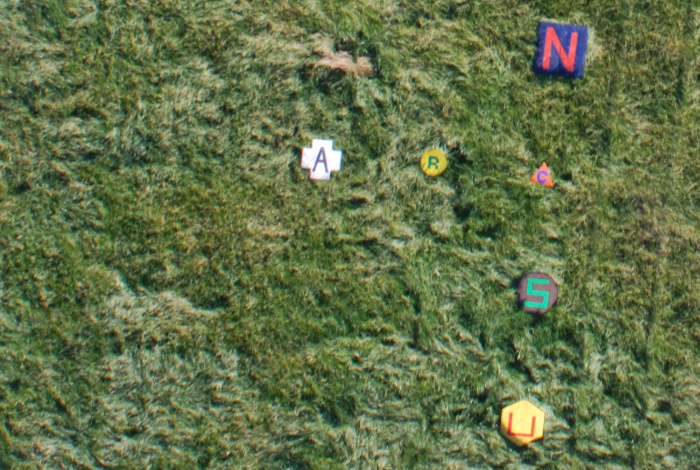
#> input picture OpenCV/AreaDetection/7.jpg, 700 x 470 px
$ python sample.py   (older library calls are emulated)
#> lines starting #> are read from the running program, lines starting #| are printed output that depends on the picture; after the words box and inside, x2 and y2 are one past the last pixel; in counts of white or black regions, pixels touching at a corner belong together
#> further down, img2 is the input picture: shape (470, 700, 3); mean B, G, R 71.6, 113.2, 98.1
### OpenCV/AreaDetection/greendetect.py
import cv2
import numpy as np
#yell=np.uint8([[[0,0,0]]])
#hsvyell=cv2.cvtColor(yell,cv2.COLOR_BGR2HSV)
#print(hsvyell)

# [5 lines left out: function greendetect, not called in this run]
def maskgreen(j):
    lg=np.array([29,25,25])
    ug=np.array([90,256,256])
    hsv=cv2.cvtColor(j,cv2.COLOR_BGR2HSV)
#> hsv: shape (470, 700, 3); mean H, S, V 43.6, 101.7, 114.8
    mask=cv2.inRange(hsv,lg,ug)
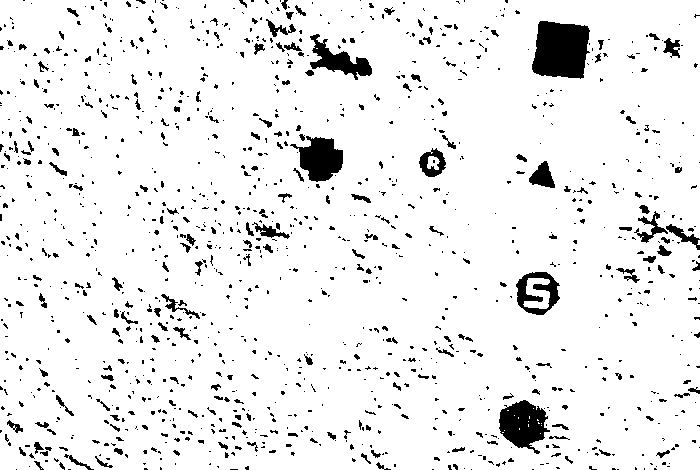
#> mask: shape (470, 700); 92.8% white; 1236 black regions (1020 under 20 px), largest, box (x1, y1, x2, y2) and area: (532, 21, 590, 79) 2730, (499, 400, 550, 454) 1700, (290, 136, 343, 182) 1460
    mask_inv=cv2.bitwise_not(mask)
    res=cv2.bitwise_and(j,j,mask=mask_inv)
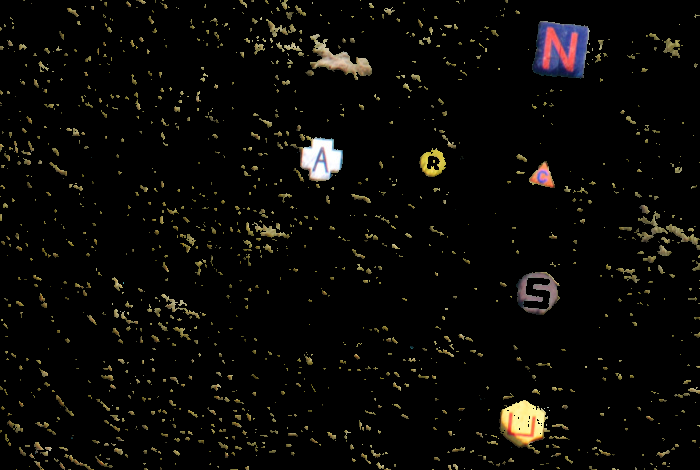
#> res: shape (470, 700, 3); mean B, G, R 6.5, 9, 10.1
    return res

# [25 lines left out: function col_detect, not called in this run]

### OpenCV/AreaDetection/sample.py
import cv2
import numpy as np
import dominantcolor
from PIL import Image
import greendetect
import cropmin
img2 = cv2.imread("7.jpg")
img1=greendetect.maskgreen(img2)
img=cv2.cvtColor(img1,cv2.COLOR_BGR2GRAY)
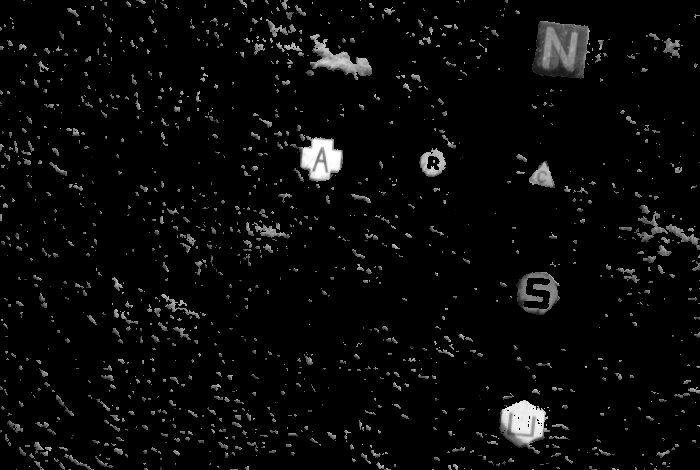
#> img: shape (470, 700); min 0, max 255, mean 9

# [6 lines of commented-out code are left out]
bilateral=cv2.bilateralFilter(img,15,15,15)
#eats a lot of processing power
edgesbilateral=cv2.Canny(bilateral,170,170)
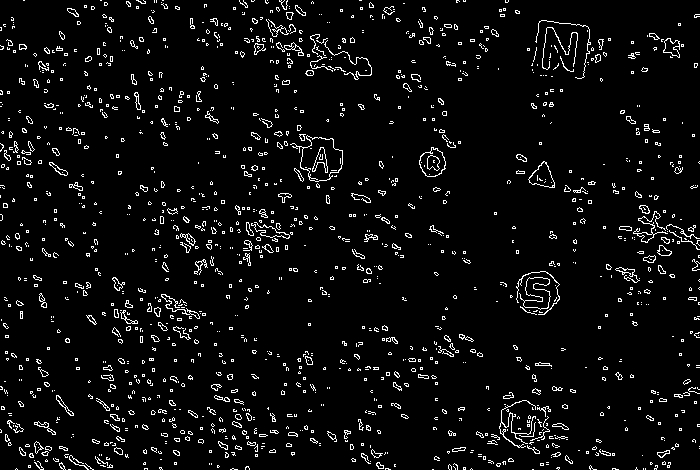
#> edgesbilateral: shape (470, 700); 5% white in thin lines or dots
#edgesblur=cv2.Canny(blur,50,50)
#edges=cv2.Canny(img,50,50)
ret, thresh = cv2.threshold(bilateral, 130, 255, 0)
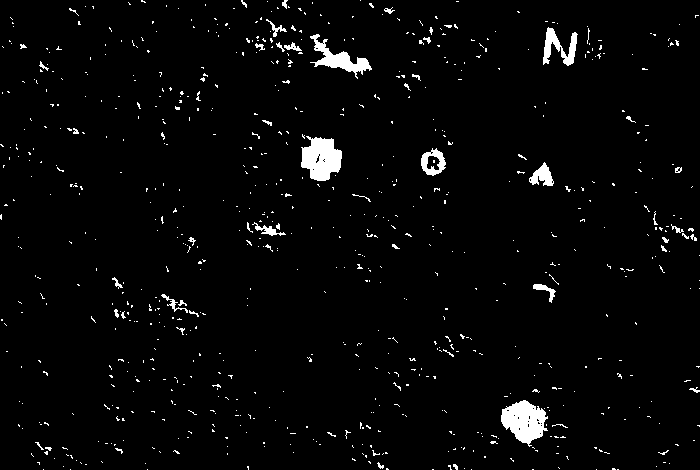
#> thresh: shape (470, 700); 2.8% white; 758 white regions (713 under 20 px)
_,contours,h=cv2.findContours(thresh,cv2.RETR_TREE,cv2.CHAIN_APPROX_SIMPLE)
#> contours = 789 contours, 772 with area under 20; largest, box (x1, y1, x2, y2) and area: (501, 400, 548, 447) 1300, (301, 136, 342, 181) 1234, (310, 34, 372, 79) 734, (543, 27, 578, 66) 492, (421, 148, 446, 176) 459; h = 789 rows, first 6: [1, -1, -1, -1], [2, 0, -1, -1], [3, 1, -1, -1], [4, 2, -1, -1], [5, 3, -1, -1], [6, 4, -1, -1]
a=[]
b=[]
for i in contours:
    b.append(cv2.contourArea(i))
#> this loop made 789 passes
#> i on passes 1 to 3: [[617, 469], [618, 469]], [[596, 469]], [[532, 469], [533, 469]]
#> after the loop, b = 789 values, max 1299.5 at index 157, min 0 at index 0, mean 8.06
for i in contours:
    if cv2.contourArea(i)>150:
        a.append(i)
#> after the loop, a = 7 contours; box (x1, y1, x2, y2) and area: (501, 400, 548, 447) 1300, (301, 136, 342, 181) 1234, (310, 34, 372, 79) 734, (543, 27, 578, 66) 492, (421, 148, 446, 176) 459, (529, 162, 554, 186) 282, (426, 155, 441, 171) 154
#> (the run stopped early here; a loop or call above may not have finished)
